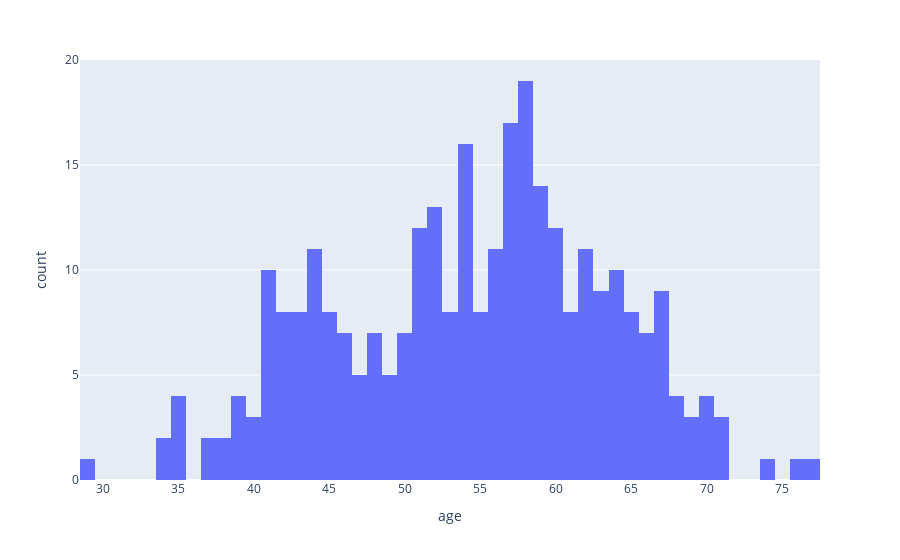

The cell this chart's notebook holds for it:
### Code cell
px.histogram(df,x='age',nbins=50)

### Figure 1 — Plotly figure (JSON) as saved in the notebook; plotly's stock layout.template omitted (floating-point values rounded to 4 significant figures; data arrays with more than 128 entries replaced by an {"elided": "..."} marker saying what was removed)
{"data": [{"alignmentgroup": "True", "bingroup": "x", "hovertemplate": "age=%{x}<br>count=%{y}<extra></extra>", "legendgroup": "", "marker": {"color": "#636efa", "pattern": {"shape": ""}}, "name": "", "nbinsx": 50, "offsetgroup": "", "orientation": "v", "showlegend": false, "type": "histogram", "x": {"elided": "303 int values"}, "xaxis": "x", "yaxis": "y"}], "layout": {"autosize": true, "barmode": "relative", "legend": {"tracegroupgap": 0}, "margin": {"t": 60}, "xaxis": {"anchor": "y", "autorange": true, "domain": [0, 1], "range": [28.5, 77.5], "title": {"text": "age"}, "type": "linear"}, "yaxis": {"anchor": "x", "autorange": true, "domain": [0, 1], "range": [0, 20], "title": {"text": "count"}}}}
